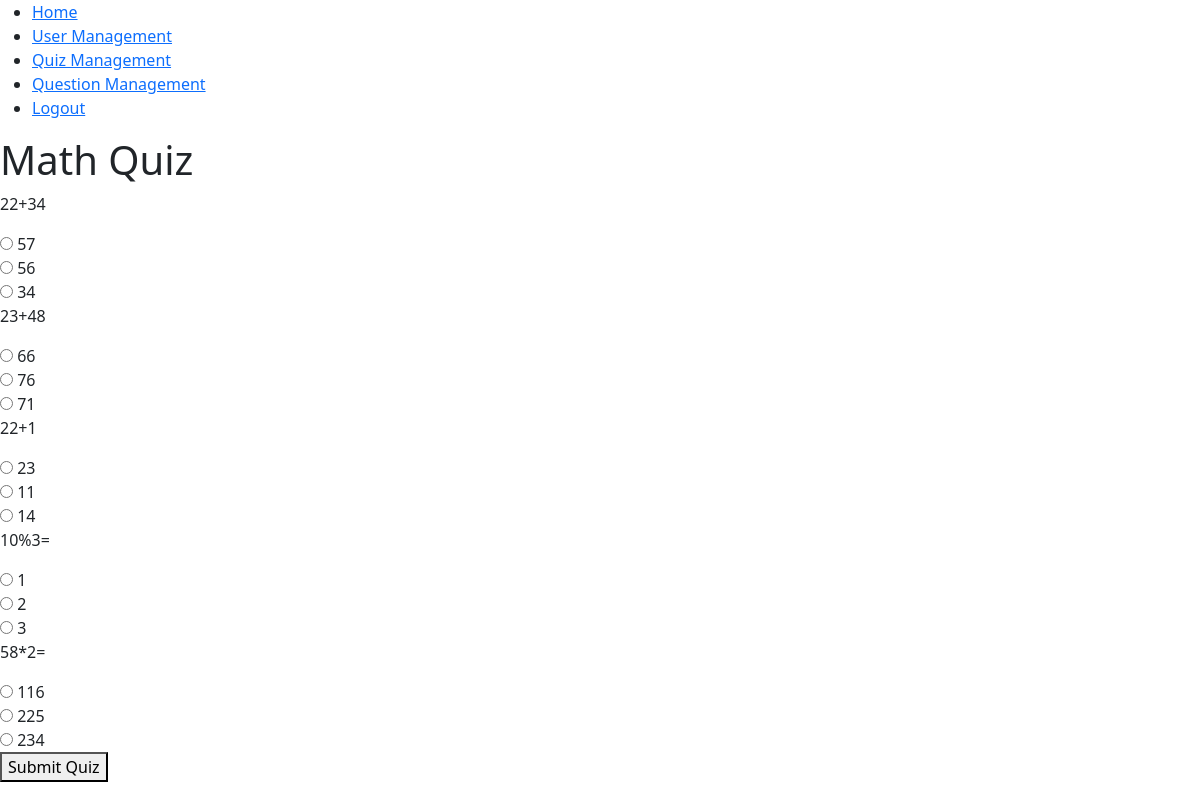
The app's page /category/Math Quiz/quizzes/14 (signed in) with its own data.
### apps/web/models.py (models this page shows, shortened)
class Quiz(models.Model):
    user = models.ForeignKey(settings.AUTH_USER_MODEL, on_delete=models.CASCADE, related_name="quizzes_user")
    category = models.ForeignKey(Category, on_delete=models.CASCADE, related_name="quizzes_cat")
    name = models.CharField(max_length=255)
    time_start = models.DateTimeField(default=timezone.now)
    time_end = models.DateTimeField(null=True, blank=True)
    STATUS_CHOICES = (
        ('ongoing', 'Ongoing'),
        ('completed', 'Completed'),
    )
    status = models.CharField(max_length=10, choices=STATUS_CHOICES, default='ongoing')

class Question(models.Model):
    category = models.ForeignKey(Category, on_delete=models.CASCADE, related_name="questions_cat")
    description = models.CharField(max_length=255)
    is_active = models.BooleanField(default=True)
    def __str__(self):
        return self.description

class Choice(models.Model):
    question = models.ForeignKey(Question, on_delete=models.CASCADE, related_name="choices_que")
    description = models.CharField(max_length=255)
    is_correct = models.BooleanField()
    is_active = models.BooleanField(default=True)

### apps/web/views.py (the view, shortened to what this page needs)
# urls.py: path('category/<str:category_name>/quizzes/<int:quiz_id>', QuizView.as_view(), name='quiz'),
class QuizView(LoginRequiredMixin, View):
    template_name = "quiz.html"
    def get(self, request, category_name, quiz_id):
        quiz = get_object_or_404(Quiz, pk=quiz_id)
        quiz_questions = QuizQuestion.objects.filter(quiz=quiz)
        questions_with_choices = []
        for qq in quiz_questions:
            choices = Choice.objects.filter(question=qq.question).all()
            questions_with_choices.append({
                'id': qq.question.id,
                'description': qq.question,
                'choices': [{'id': choice.id, 'description': choice.description} for choice in choices]
            })
        return render(request, self.template_name, {'quiz': quiz, 'questions': questions_with_choices})

### apps/web/templates/quiz.html (shortened to what this page needs)
{% extends 'base.html' %}
{% load crispy_forms_tags %}
{% block content %}
    <h1>{{ quiz.name }}</h1>
    <form method="post" %}>
        {% for q_with_c in questions %}
            <div>
                <p>{{ q_with_c.description }}</p>
                {% for choice in q_with_c.choices %}
                    <input type="radio" name="question_{{ q_with_c.id }}" value="{{ choice.id }}">
                    <label>{{ choice.description }}</label><br>
                {% endfor %}
            </div>
        {% endfor %}
        <button type="submit">Submit Quiz</button>
    </form>
{% endblock %}

### records on screen
Quiz: name "Math Quiz"
Question: description "22+34"
Choice: description "57"
Choice: description "56"
Choice: description "34"
Question: description "23+48"
Choice: description "66"
Choice: description "76"
Choice: description "71"
Question: description "22+1"
Choice: description "23"
Choice: description "11"
Choice: description "14"
Question: description "10%3=", description "1" "2" "3"
Question: description "58*2="
Choice: description "116"
Choice: description "225"
Choice: description "234"
